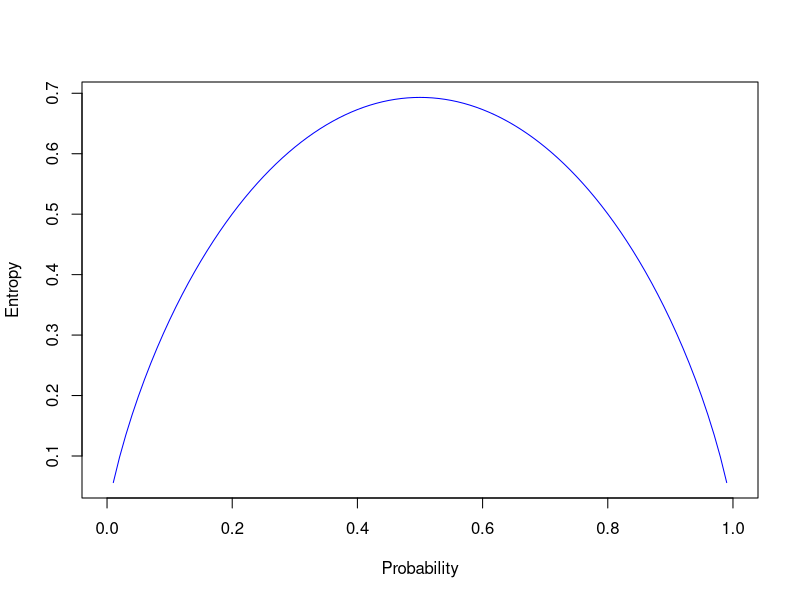

This figure's R source:
## ---- chunk 1
curve(x * log(1/x) + (1-x)*log(1/(1-x)), from=0,to=1,col="blue", ylab="Entropy", xlab="Probability")
